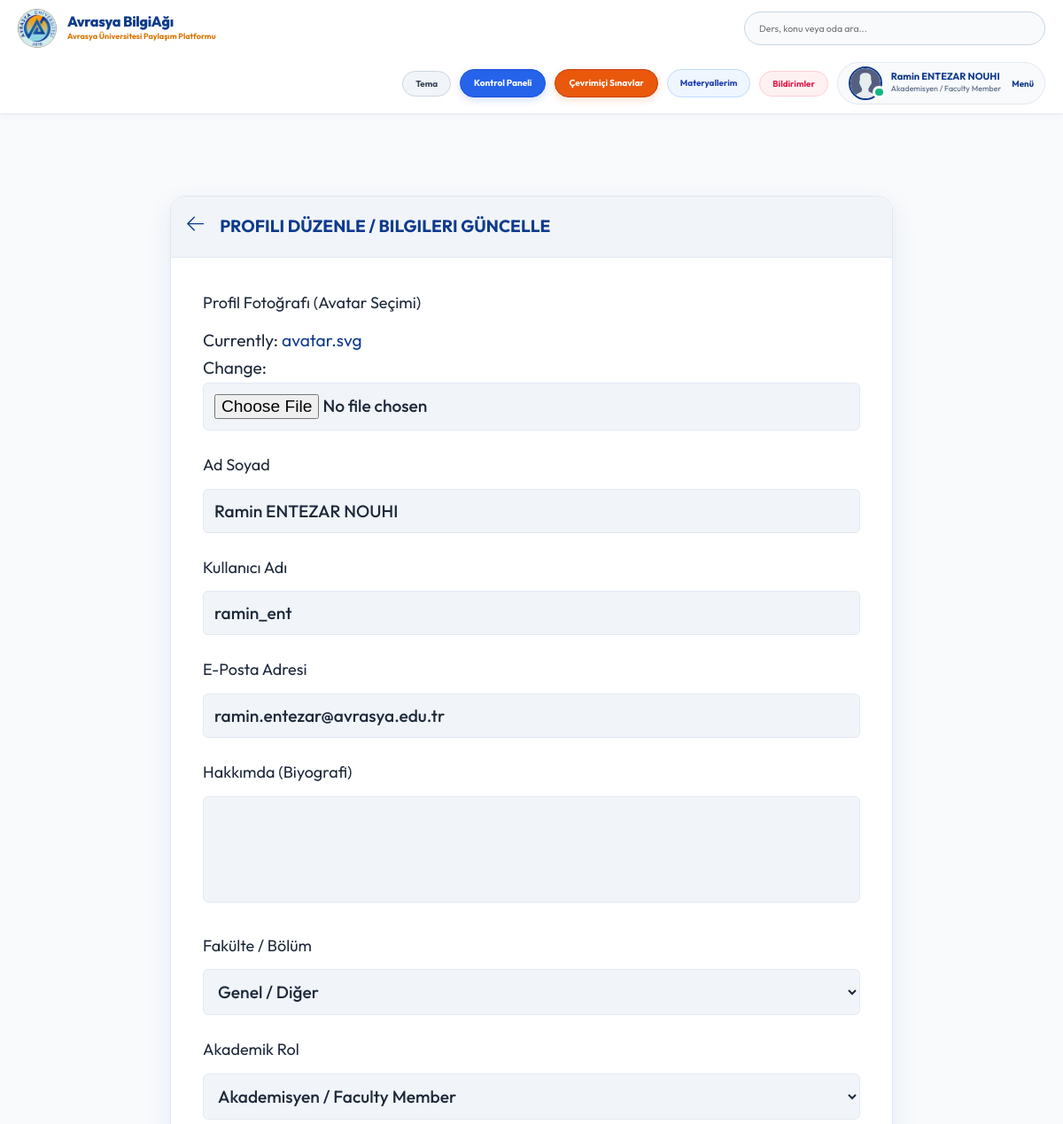
The app's page /update-user/ (signed in, upper part), older data.
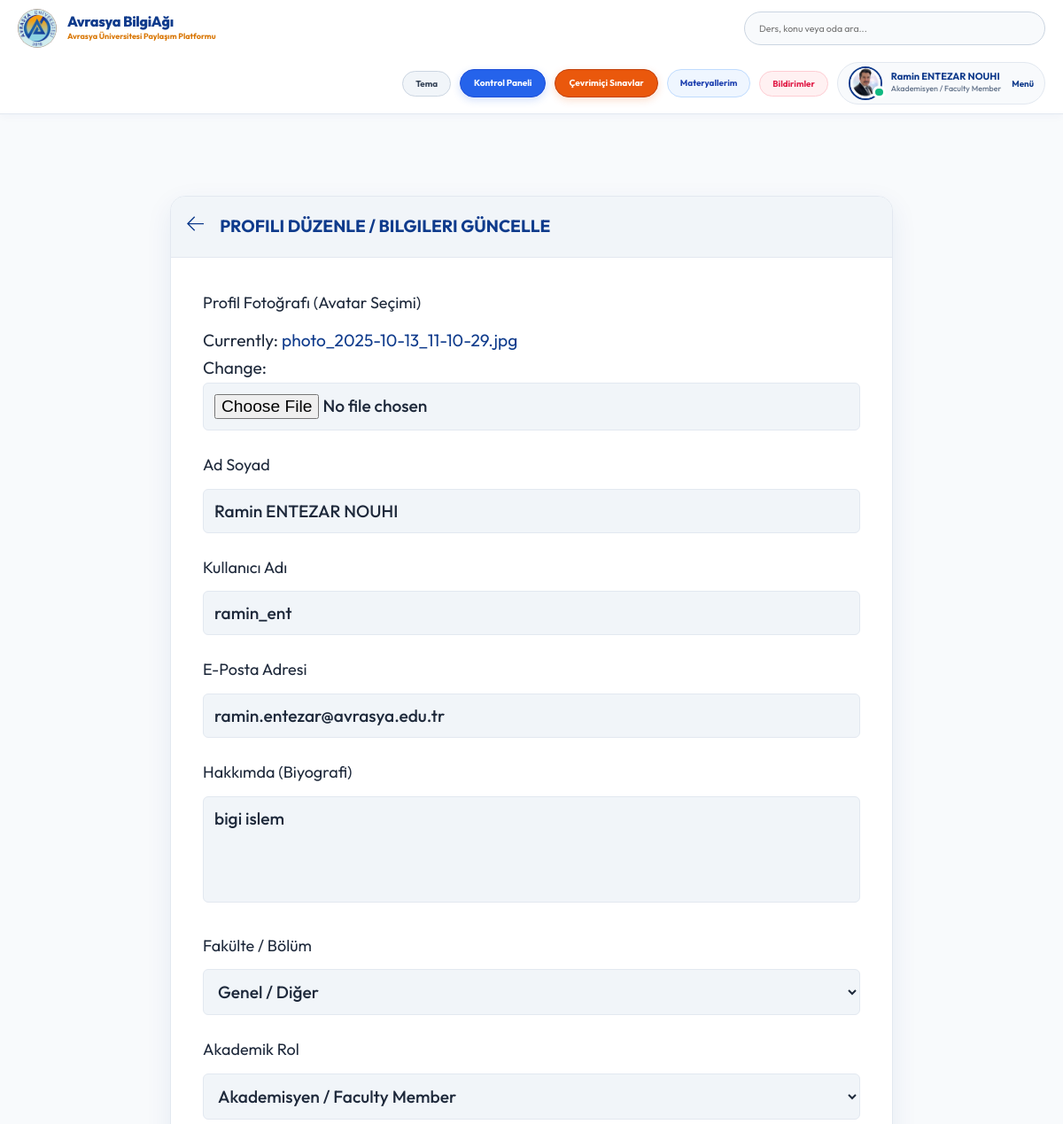
The same page, newer data.
### base/models.py (models this page shows)
class User(AbstractUser):
    name = models.CharField(max_length=200, null=True, verbose_name="Ad Soyad")
    email = models.EmailField(unique=True, null=True, verbose_name="E-Posta Adresi")
    bio = models.TextField(null=True, verbose_name="Hakkımda (Biyografi)")
    avatar = models.ImageField(null=True, default="avatar.svg", verbose_name="Profil Fotoğrafı (Avatar)")
    student_id = models.CharField(max_length=50, null=True, blank=True, verbose_name="Öğrenci / Sicil No")
    department = models.CharField(max_length=100, choices=DEPARTMENT_CHOICES, default='Genel / Diğer', verbose_name="Fakülte / Bölüm")
    role = models.CharField(max_length=20, choices=ROLE_CHOICES, default='student', verbose_name="Akademik Rol")
    github_link = models.URLField(max_length=255, null=True, blank=True, verbose_name="GitHub Profili")
    linkedin_link = models.URLField(max_length=255, null=True, blank=True, verbose_name="LinkedIn Profili")
    objects = CustomUserManager()
    USERNAME_FIELD = 'email'
    REQUIRED_FIELDS = ['username']
    @property
    def unread_notifications_count(self):
        return self.notifications.filter(is_read=False).count()
    @property
    def unread_notifications(self):
        return self.notifications.filter(is_read=False)

### base/views.py (the view)
# urls.py: path('update-user/', views.updateUser, name="update-user"),
@login_required(login_url='login')
def updateUser(request):
    user = request.user
    form = UserForm(instance=user)
    if request.method == 'POST':
        form = UserForm(request.POST, request.FILES, instance=user)
        if form.is_valid():
            form.save()
            return redirect('user-profile', pk=user.id)
    return render(request, 'base/update-user.html', {'form': form})

### base/forms.py (shortened to what this page needs)
class UserForm(ModelForm):
    class Meta:
        model = User
        fields = ['avatar', 'name', 'username', 'email', 'bio', 'department', 'role', 'student_id', 'github_link', 'linkedin_link']
        labels = {
            'avatar': 'Profil Fotoğrafı (Avatar Seçimi)',
            'name': 'Ad Soyad',
            'username': 'Kullanıcı Adı',
            'email': 'E-Posta Adresi',
            'bio': 'Hakkımda (Biyografi)',
            'department': 'Fakülte / Bölüm',
            'role': 'Akademik Rol',
            'student_id': 'Öğrenci / Sicil Numarası',
            'github_link': 'GitHub Profili',
            'linkedin_link': 'LinkedIn Profili',
        }

### base/templates/base/update-user.html (shortened to what this page needs)
{% extends 'main.html' %}
{% block content %}
<main class="update-account layout">
  <div class="container">
    <div class="layout__box">
      <div class="layout__boxHeader">
        <div class="layout__boxTitle">
          <a href="{% url 'home' %}">
            <svg version="1.1" xmlns="http://www.w3.org/2000/svg" width="32" height="32" viewBox="0 0 32 32">
              <title>arrow-left</title>
              <path
                d="M13.723 2.286l-13.723 13.714 13.719 13.714 1.616-1.611-10.96-10.96h27.625v-2.286h-27.625l10.965-10.965-1.616-1.607z">
              </path>
            </svg>
          </a>
          <h3>Profili Düzenle / Bilgileri Güncelle</h3>
        </div>
      </div>
      <div class="layout__body">
        <form class="form" action="" method="POST" enctype="multipart/form-data">
          {% for field in form %}
          <div class="form__group">
            <label for="profile_pic">{{field.label}}</label>
            {{field}}
          </div>
          {% endfor %}
        </form>
      </div>
    </div>
  </div>
</main>
{% endblock content %}

### templates/navbar.html (shortened to what the changed rows need)
{% load static %}
<header class="header header--loggedIn" style="background: #ffffff; border-bottom: 1px solid #e2e8f0; padding: 10px 0; position: sticky; top: 0; z-index: 999; box-shadow: 0 2px 10px rgba(15, 59, 140, 0.04);">
    <div class="container" style="display: flex; justify-content: space-between; align-items: center; gap: 16px; flex-wrap: wrap; width: 100%; max-width: 1400px; margin: 0 auto; padding: 0 20px;">
        <a href="{% url 'home' %}" class="header__logo" style="display: flex; align-items: center; gap: 12px; text-decoration: none; flex-shrink: 0;">
            <div style="white-space: nowrap;">
                <h1 style="margin: 0; font-weight: 800; font-size: 1.35rem; color: #0f3b8c; letter-spacing: -0.3px; line-height: 1.2; white-space: nowrap !important;">Avrasya BilgiAğı</h1>
            </div>
        </a>
        <nav class="header__menu" style="display: flex; align-items: center; gap: 10px; flex-shrink: 0; margin-left: auto;">
            {% if request.user.is_authenticated %}
            <a href="{% url 'saved-resources' %}" title="Kaydedilen Materyallerim" style="display: flex; align-items: center; justify-content: center; background: #eff6ff; border: 1px solid #bfdbfe; color: #1e40af; padding: 7px 14px; border-radius: 50px; text-decoration: none; font-size: 0.82rem; font-weight: 700; flex-shrink: 0;">
                Materyallerim
            </a>
            <div style="position: relative; flex-shrink: 0;">
                <button onclick="const m=document.getElementById('notifModal'); m.style.display = m.style.display === 'none' ? 'block' : 'none';" title="Bildirimler" style="background: #fff1f2; border: 1px solid #fecdd3; color: #e11d48; padding: 7px 14px; border-radius: 50px; cursor: pointer; font-size: 0.82rem; font-weight: 700; display: flex; align-items: center; gap: 6px; position: relative;">
                    Bildirimler
                </button>
            </div>
            <div class="header__user" style="display: flex; align-items: center; gap: 12px; background: #f8fafc; border: 1px solid #e2e8f0; padding: 4px 12px; border-radius: 50px; flex-shrink: 0;">
                <a href="{% url 'update-user' %}" style="display: flex; align-items: center; gap: 10px; text-decoration: none;">
                    <div class="avatar avatar--medium active">
                        <img src="{{request.user.avatar.url}}" style="width: 34px; height: 34px; border-radius: 50%; object-fit: cover;" />
                    </div>
                    <div>
                        <p style="margin: 0; font-weight: 700; color: #0f3b8c; line-height: 1.2; font-size: 0.92rem; white-space: nowrap;">{{request.user.name|default:request.user.username}}</p>
                        <span style="font-size: 0.74rem; color: #64748b; font-weight: 500; display: block; white-space: nowrap;">{{request.user.get_role_display}}</span>
                    </div>
                </a>
                <button class="dropdown-button" style="background: transparent; border: none; cursor: pointer; font-weight: 700; color: #0f3b8c; font-size: 0.82rem;">
                    Menü
                </button>
            </div>
            {% endif %}
        </nav>
    </div>
</header>

Row changes from the older to the newer data that the page shows:
changed User "Ramin ENTEZAR NOUHI": user.avatar: picture added in place of a placeholder; bio (not shown) → "bigi islem"
Text that changed along with them:
text no longer shown: "Currently: avatar.svg Change:"
text now shown: "Currently: photo_2025-10-13_11-10-29.jpg Change:"
